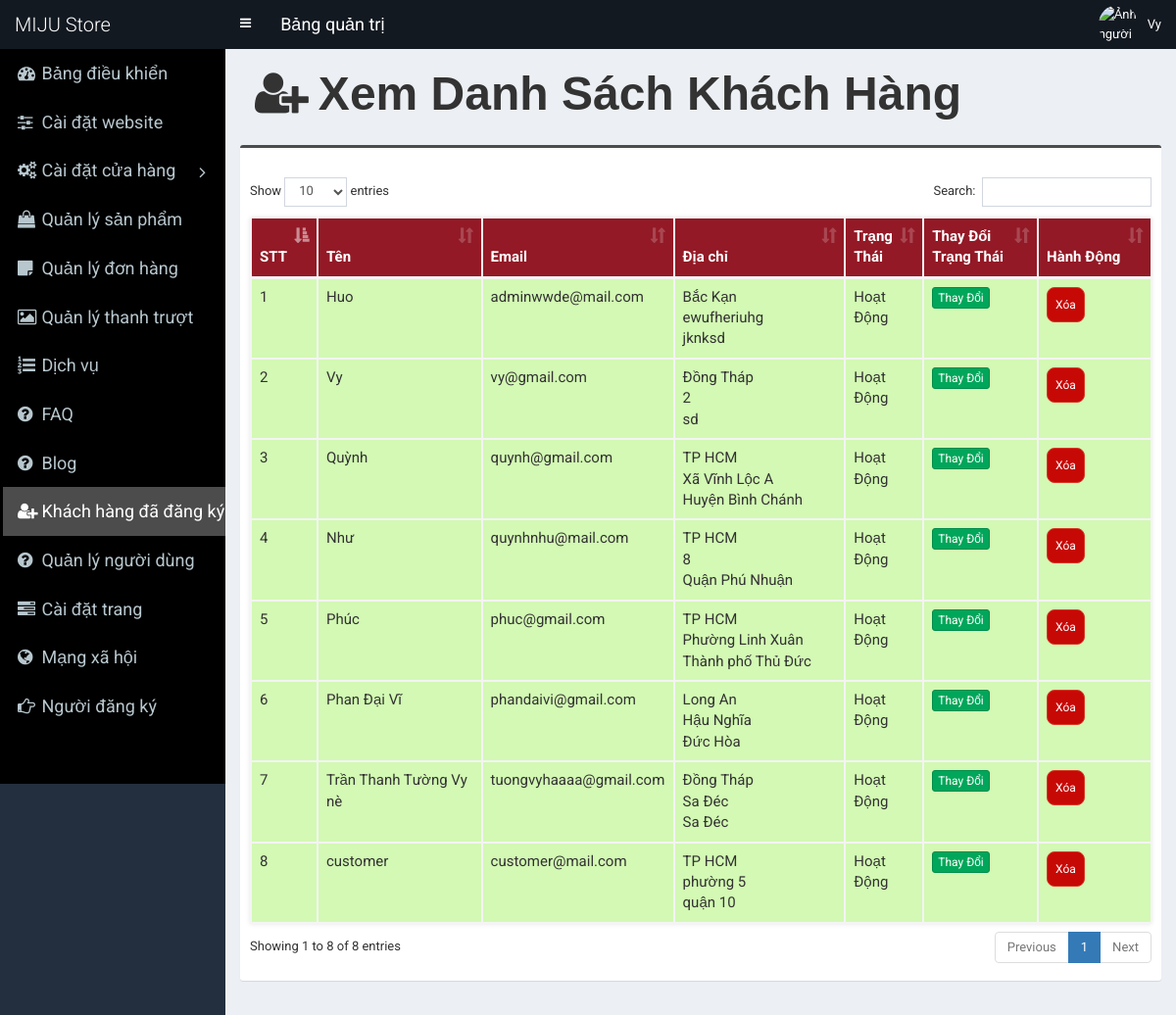
The app's page /admin/customer.php (signed in), older data.
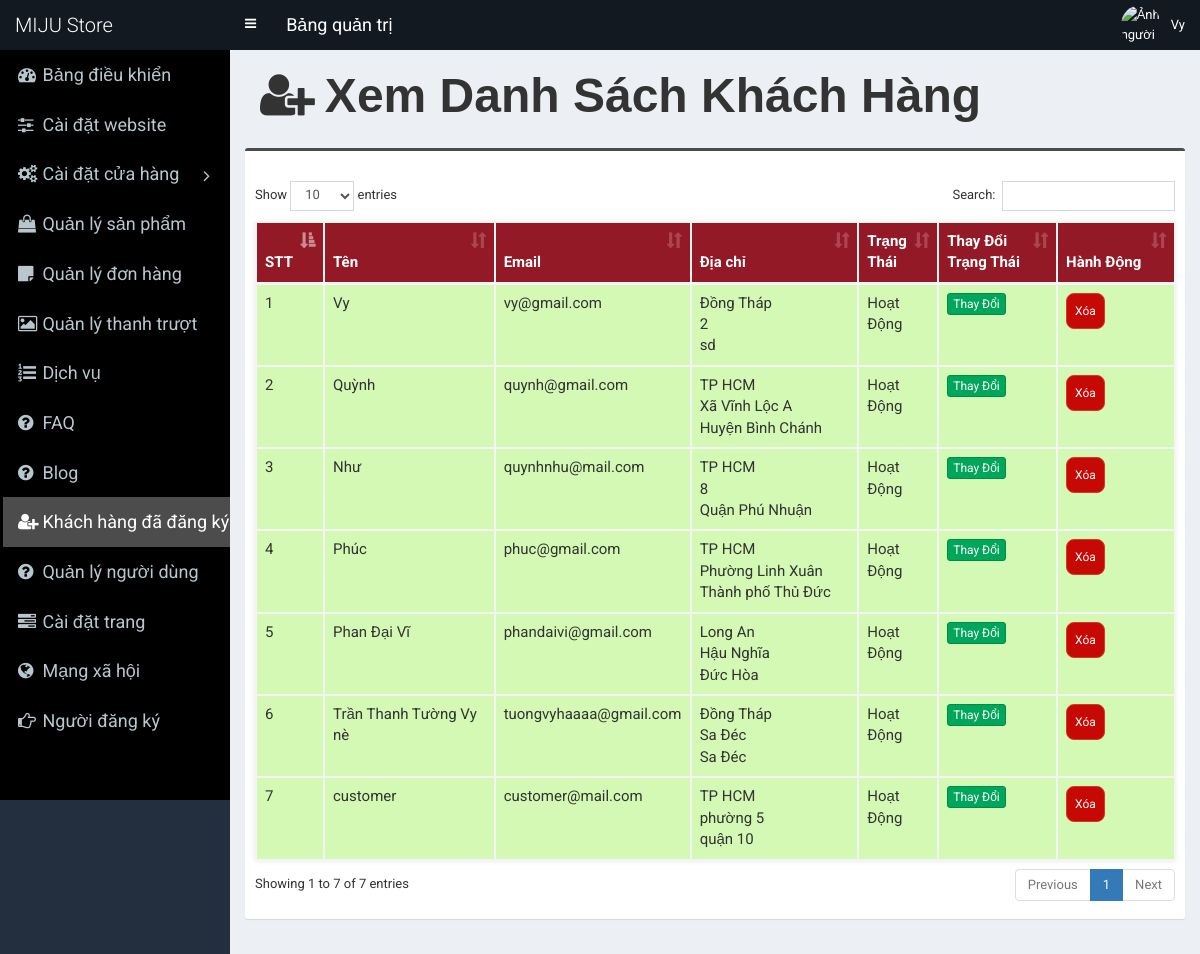
The same page, newer data.
### tables this page shows
CREATE TABLE `tbl_customer` (
  `cust_id` int(11) NOT NULL,
  `cust_name` varchar(100) NOT NULL,
  `cust_cname` varchar(100) NOT NULL,
  `cust_email` varchar(100) NOT NULL,
  `cust_phone` varchar(50) NOT NULL,
  `cust_country` int(11) NOT NULL,
  `cust_address` text NOT NULL,
  `cust_city` varchar(100) NOT NULL,
  `cust_state` varchar(100) NOT NULL,
  `cust_zip` varchar(30) NOT NULL,
  `cust_password` varchar(100) NOT NULL,
  `cust_token` varchar(255) NOT NULL,
  `cust_datetime` varchar(100) NOT NULL,
  `cust_timestamp` varchar(100) NOT NULL,
  `cust_status` int(1) NOT NULL
);

CREATE TABLE `tbl_country` (
  `country_id` int(11) NOT NULL,
  `country_name` varchar(100) NOT NULL
);

### admin/customer.php (the view, shortened to what this page needs)
<?php require_once('header.php'); ?>
<section>
	<div class="content-header-left">
		<h1 style="margin-left:30px;"><i class="fa fa-user-plus" style="padding-right:10px"></i>Xem Danh Sách Khách Hàng</h1>
	</div>
</section>
<section class="content">
	<div class="row">
		<div class="col-md-12">
			<div class="box box-info">
				<div class="box-body table-responsive">
					<table id="example1" class="table table-bordered table-hover table-striped">
						<thead>
							<tr>
								<th width="10">STT</th>
								<th width="180">Tên</th>
								<th width="150">Email</th>
								<th width="180">Địa chỉ</th>
								<th>Trạng Thái</th>
								<th width="100">Thay Đổi Trạng Thái</th>
								<th width="100">Hành Động</th>
							</tr>
						</thead>
						<tbody>
							<?php
							$i=0;
							$statement = $pdo->prepare("SELECT *
														FROM tbl_customer t1
														JOIN tbl_country t2
														ON t1.cust_country = t2.country_id
													");
							$statement->execute();
							$result = $statement->fetchAll(PDO::FETCH_ASSOC);
							foreach ($result as $row) {
								$i++;
								?>
								<tr class="<?php if($row['cust_status']==1) {echo 'bg-g';}else {echo 'bg-r';} ?>">
									<td><?php echo $i; ?></td>
									<td><?php echo $row['cust_name']; ?></td>
									<td><?php echo $row['cust_email']; ?></td>
									<td>
										<?php echo $row['country_name']; ?><br>
										<?php echo $row['cust_city']; ?><br>
										<?php echo $row['cust_state']; ?>
									</td>
									<td><?php if($row['cust_status']==1) {echo 'Hoạt Động';} else {echo 'Không Hoạt Động';} ?></td>
									<td>
										<a href="customer-change-status.php?id=<?php echo $row['cust_id']; ?>" class="btn btn-success btn-xs">Thay Đổi</a>
									</td>
									<td>
										<a href="#" class="btn btn-danger btn-xs" data-href="customer-delete.php?id=<?php echo $row['cust_id']; ?>" data-toggle="modal" data-target="#confirm-delete">Xóa</a>
									</td>
								</tr>
								<?php
							}
							?>
						</tbody>
					</table>
				</div>
			</div>
		</div>
	</div>
</section>
<?php require_once('footer.php'); ?>

Row changes from the older to the newer data that the page shows:
removed tbl_customer: cust_name "Huo", cust_email "adminwwde@mail.com", tbl_country.country_name "Bắc Kạn", cust_city "ewufheriuhg", cust_state "jknksd", cust_status "Hoạt Động"
Text that changed along with them:
text written by a page script: "Show entries Search: Showing 1 to 8 of 8 entries Previous 1 Next" → "Show entries Search: Showing 1 to 7 of 7 entries Previous 1 Next"
